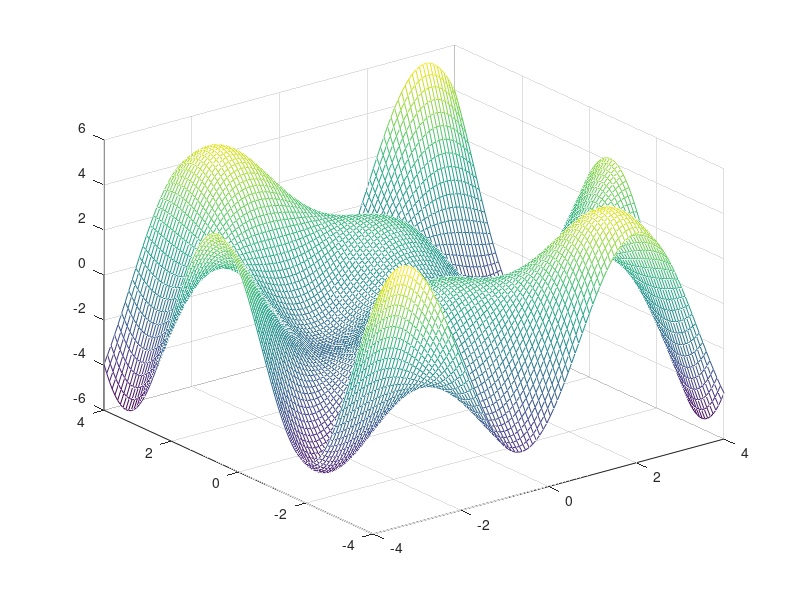
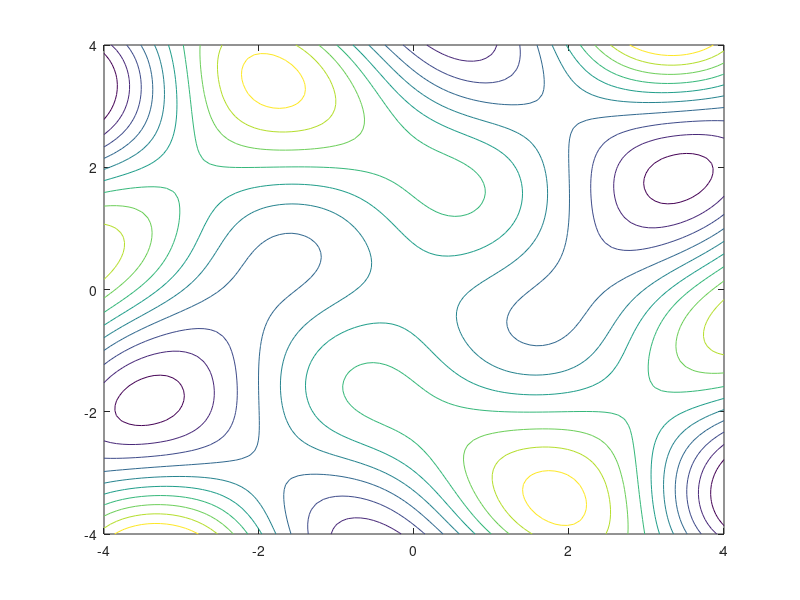

MATLAB code for these plots, in order:
[X,Y] = meshgrid(linspace(-4, 4));
Z = Y .* sin(X + Y) - X .* sin(X - Y);
figure('Name','Mesh Grid','NumberTitle','off');
mesh(X, Y, Z)
figure('Name','Contour','NumberTitle','off');
contour(X, Y, Z)